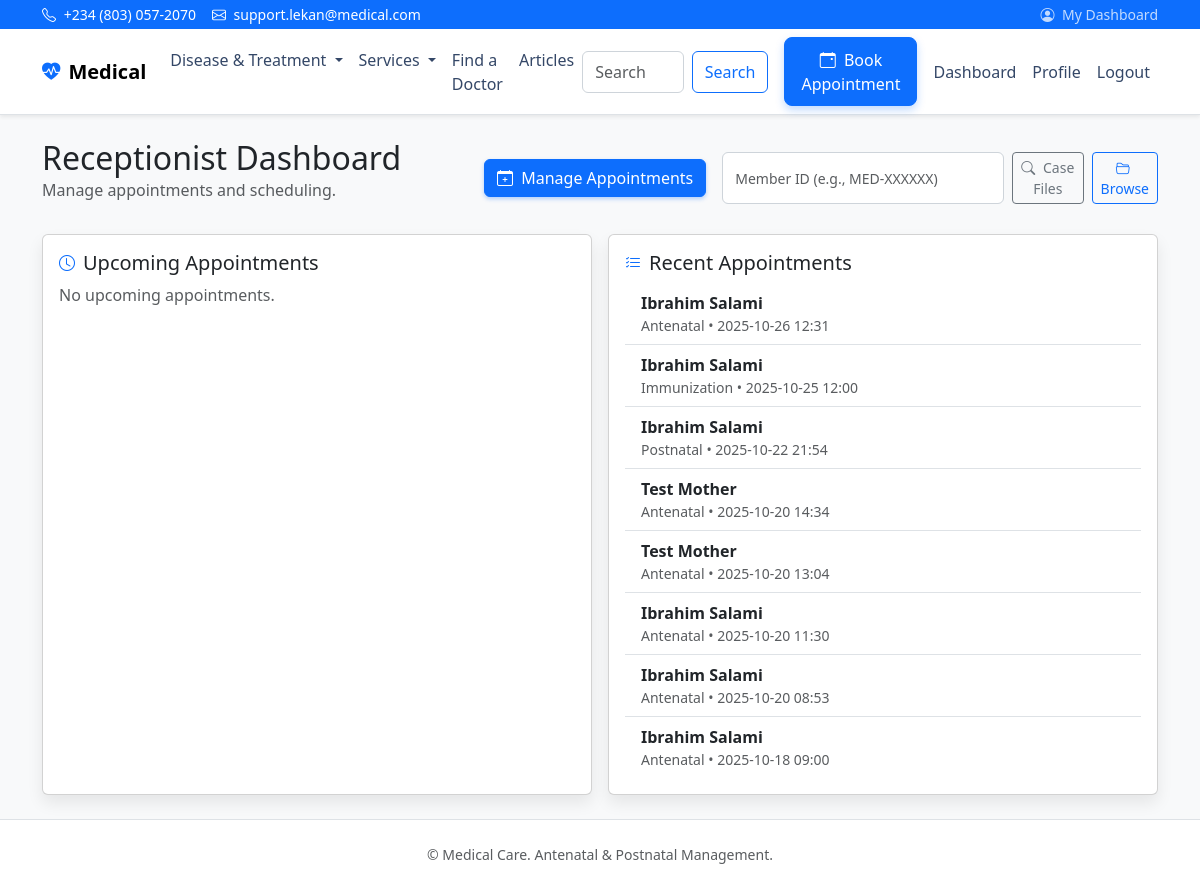
Before: /dashboard/receptionist/ (signed in) with the older database file.
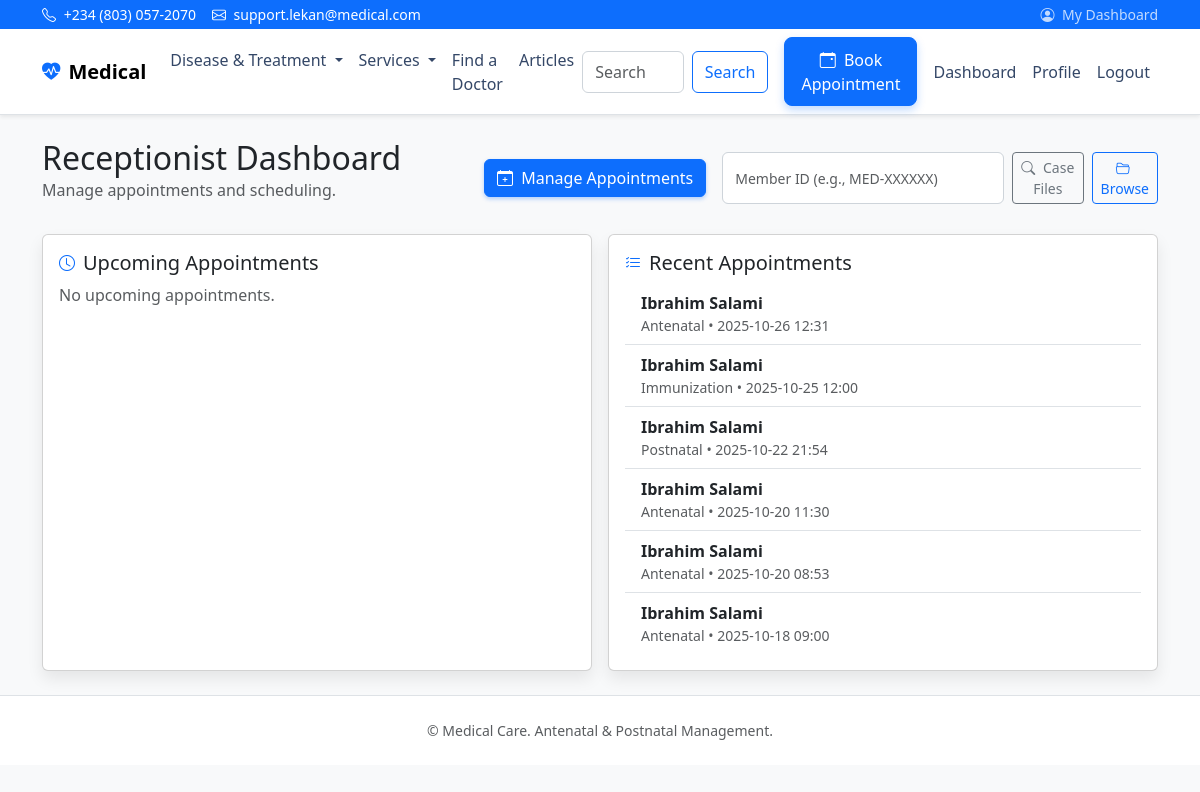
After: the same page with the newer database file.
### appointments/models.py (models this page shows, shortened)
class Appointment(models.Model):
    TYPE_CHOICES = (
        ('ANTENATAL', 'Antenatal'),
        ('POSTNATAL', 'Postnatal'),
        ('IMMUNIZATION', 'Immunization'),
    )
    STATUS_CHOICES = (
        ('SCHEDULED', 'Scheduled'),
        ('COMPLETED', 'Completed'),
        ('CANCELLED', 'Cancelled'),
        ('MISSED', 'Missed'),
    )
    patient = models.ForeignKey(MotherProfile, on_delete=models.CASCADE, related_name='appointments')
    doctor = models.ForeignKey(settings.AUTH_USER_MODEL, on_delete=models.SET_NULL, null=True, blank=True, related_name='appointments')
    appointment_type = models.CharField(max_length=20, choices=TYPE_CHOICES)
    scheduled_at = models.DateTimeField()
    status = models.CharField(max_length=20, choices=STATUS_CHOICES, default='SCHEDULED')
    notes = models.TextField(blank=True)
    created_at = models.DateTimeField(auto_now_add=True)

### patients/models.py (models this page shows, shortened)
class MotherProfile(models.Model):
    user = models.OneToOneField(settings.AUTH_USER_MODEL, on_delete=models.CASCADE, related_name='mother_profile')
    member_id = models.CharField(max_length=20, unique=True, blank=True, null=True)
    full_name = models.CharField(max_length=255)
    age = models.PositiveIntegerField(null=True, blank=True)
    address = models.TextField(blank=True)
    phone_number = models.CharField(max_length=20, blank=True)
    marital_status = models.CharField(max_length=50, blank=True)
    occupation = models.CharField(max_length=100, blank=True)
    profile_picture = models.ImageField(upload_to='profiles/', null=True, blank=True)
    blood_type = models.CharField(max_length=10, blank=True)
    allergies = models.TextField(blank=True)
    previous_pregnancies = models.TextField(blank=True)
    existing_conditions = models.TextField(blank=True)
    emergency_contact = models.CharField(max_length=255, blank=True)
    created_at = models.DateTimeField(auto_now_add=True)
    updated_at = models.DateTimeField(auto_now=True)

### admin_dashboard/views.py (the view)
# urls.py: path('dashboard/receptionist/', receptionist_dashboard, name='receptionist_dashboard'),
@role_required('RECEPTIONIST')
def receptionist_dashboard(request):
    now = timezone.now()
    upcoming = Appointment.objects.filter(status='SCHEDULED', scheduled_at__gte=now).order_by('scheduled_at')[:10]
    recent = Appointment.objects.order_by('-scheduled_at')[:10]
    return render(request, 'admin_dashboard/receptionist.html', {
        'upcoming_appointments': upcoming,
        'recent_appointments': recent,
    })

### templates/admin_dashboard/receptionist.html
{% extends "base.html" %}
{% block content %}
  <div class="d-flex justify-content-between align-items-center mb-3">
    <div>
      <h2 class="mb-0">Receptionist Dashboard</h2>
      <p class="text-muted">Manage appointments and scheduling.</p>
    </div>
    <div class="d-flex align-items-center">
      <a class="btn btn-primary me-3" href="{% url 'appointments_list' %}"><i class="bi bi-calendar-plus me-1"></i> Manage Appointments</a>
      <form action="{% url 'casefiles_search' %}" method="get" class="d-flex" role="search">
        <input type="text" name="q" class="form-control form-control-sm me-2" placeholder="Member ID (e.g., MED-XXXXXX)" aria-label="Member ID">
        <button class="btn btn-outline-secondary btn-sm" type="submit"><i class="bi bi-search me-1"></i> Case Files</button>
        <a class="btn btn-outline-primary btn-sm ms-2" href="{% url 'casefiles_search' %}"><i class="bi bi-folder2-open me-1"></i> Browse</a>
      </form>
    </div>
  </div>
  <div class="row g-3">
    <div class="col-md-6">
      <div class="card card-shadow h-100">
        <div class="card-body">
          <div class="d-flex align-items-center mb-2">
            <i class="bi bi-clock text-primary me-2"></i>
            <h5 class="card-title mb-0">Upcoming Appointments</h5>
          </div>
          {% if upcoming_appointments %}
            <ul class="list-group list-group-flush">
              {% for a in upcoming_appointments %}
                <li class="list-group-item d-flex justify-content-between align-items-center">
                  <div>
                    <div class="fw-semibold">{{ a.patient.full_name }}</div>
                    <div class="text-muted small">{{ a.get_appointment_type_display }} • {{ a.scheduled_at|date:"Y-m-d H:i" }}</div>
                  </div>
                  <span class="badge bg-info">{{ a.get_status_display }}</span>
                </li>
              {% endfor %}
            </ul>
          {% else %}
            <p class="text-muted">No upcoming appointments.</p>
          {% endif %}
        </div>
      </div>
    </div>
    <div class="col-md-6">
      <div class="card card-shadow h-100">
        <div class="card-body">
          <div class="d-flex align-items-center mb-2">
            <i class="bi bi-list-check text-primary me-2"></i>
            <h5 class="card-title mb-0">Recent Appointments</h5>
          </div>
          {% if recent_appointments %}
            <ul class="list-group list-group-flush">
              {% for a in recent_appointments %}
                <li class="list-group-item">
                  <div class="fw-semibold">{{ a.patient.full_name }}</div>
                  <div class="text-muted small">{{ a.get_appointment_type_display }} • {{ a.scheduled_at|date:"Y-m-d H:i" }}</div>
                </li>
              {% endfor %}
            </ul>
          {% else %}
            <p class="text-muted">No recent records.</p>
          {% endif %}
        </div>
      </div>
    </div>
  </div>
{% endblock %}

Changed rows visible on the page:
removed Appointment: patient.full_name "Test Mother", appointment_type "Antenatal", scheduled_at "2025-10-20 14:34"
removed Appointment: patient.full_name "Test Mother", appointment_type "Antenatal", scheduled_at "2025-10-20 13:04"
